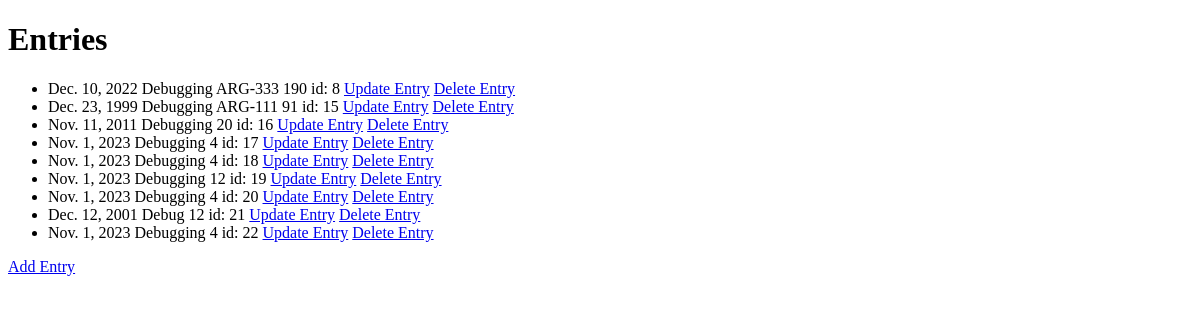
/entries/, run on an earlier commit of the app's database.
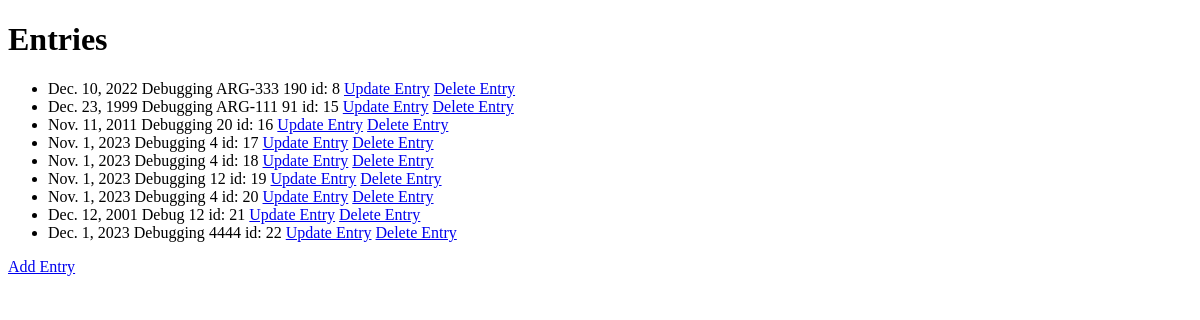
And on a later commit of the database.
### entries/models.py (models this page shows)
class Entry(models.Model):
  date = models.DateField(default=datetime.date.today)
  purpose = models.CharField(max_length=255, default="Debug")
  time_on_task = models.IntegerField(default=1)

### entries/views.py (the view)
# urls.py: path('entries/', views.entries, name='entries'),
def entries(request):
    myentries = Entry.objects.all().values()
    template = loader.get_template('index.html')
    context = {}
    if request.method == "POST":
        form = RegisterForm(request.POST)
        if form.is_valid():
            form.save()
        else:
            print(form.errors)
    if myentries is not None:
        context = {
            'myentries': myentries
        }
    else:
        context = {
            'myentries': None,
        }
    return HttpResponse(template.render(context, request))

### entries/templates/index.html (shortened to what this page needs)
<!DOCTYPE html>
<html lang="en">
<head>
</head>
<body>
<h1>Entries</h1>
<ul>
    {% if myentries %}
      {% for x in myentries %}
        <li>{{ x.date }} {{ x.purpose }} {{ x.time_on_task }} id: {{ x.id }}
            <a href="{% url 'entry_update' item_id=x.id %}">Update Entry</a>
            <a href="{% url 'entry_delete' item_id=x.id %}">Delete Entry</a>
        </li>
      {% endfor %}
    {% endif %}
</ul>
<a href="/entries/add/">Add Entry</a>
</body>
</html>

What changed in the data, as far as the page shows it:
changed Entry id 22: date "Nov. 1, 2023" → "Dec. 1, 2023"; time_on_task "4" → "4444"
